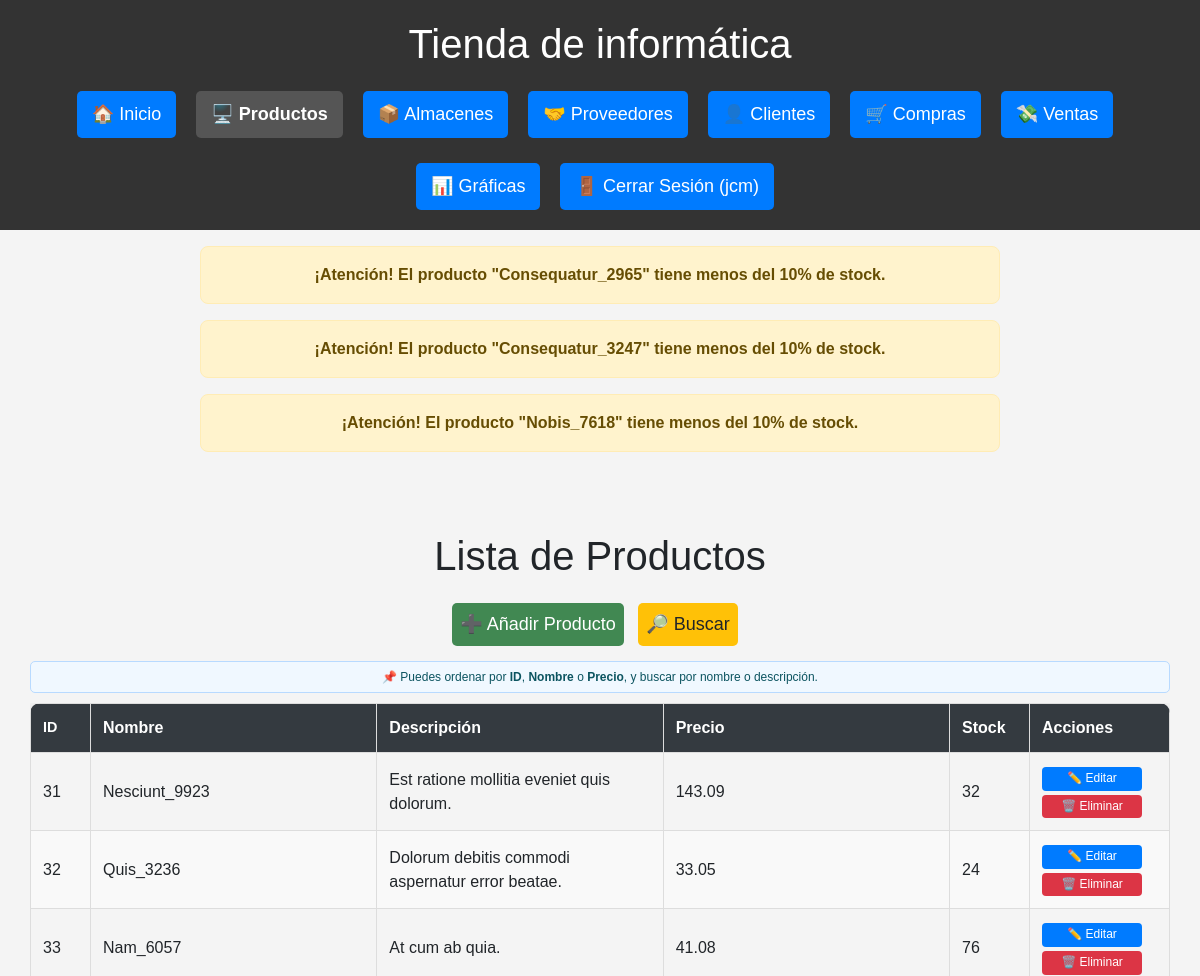
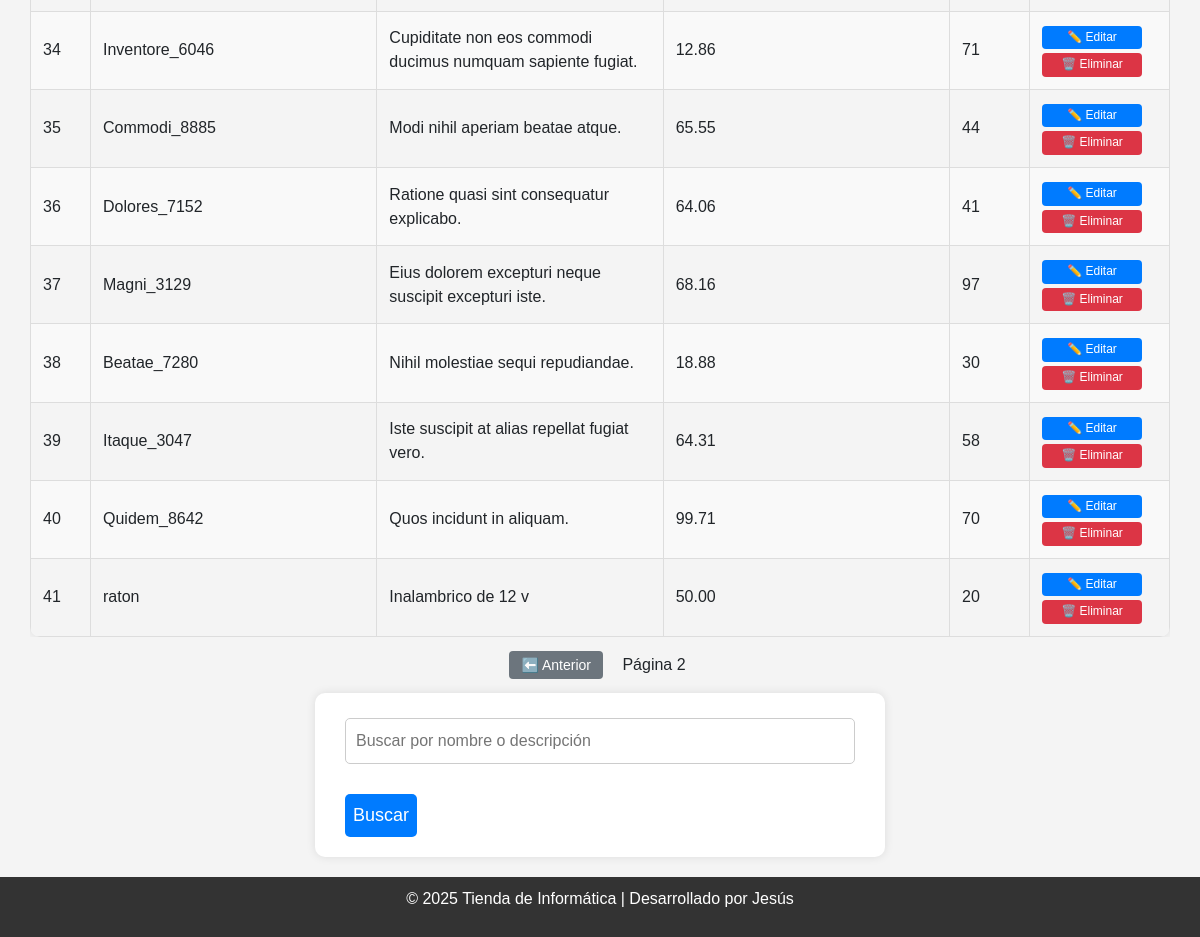
/productos?pagina=2&orden=id&direccion=asc (signed in), run on the app's committed database (2 pictures, top to bottom).
### db.py (models this page shows)
class Producto(Base):
    __tablename__ = "Producto"
    id = Column(Integer, primary_key=True)
    nombre = Column(String(150), unique=True, nullable=False)
    descripcion = Column(Text)
    categoria_id = Column(Integer, ForeignKey('Categoria.id'), nullable=True)
    precio = Column(Numeric(10, 2), nullable=False)
    stock = Column(Integer, default=0)
    cantidad_total = Column(Integer, default=30)
    fecha_creacion = Column(DateTime, default=func.now())
    categoria = relationship('Categoria', backref=backref('productos', lazy=True))
    ventas = relationship("DetalleVenta", back_populates="producto")

### routes/productos.py (the view)
@productos_bp.route('/productos')
@login_required
def ver_productos():
    verificar_stock_bajo()
    orden = request.args.get("orden", "id")
    direccion = request.args.get("direccion", "asc")
    nombre = request.args.get("nombre", "")
    pagina = int(request.args.get("pagina", 1))
    por_pagina = 30
    query = sesion.query(Producto)
    if nombre:
        query = query.filter(
            (Producto.nombre.ilike(f"%{nombre}%")) |
            (Producto.descripcion.ilike(f"%{nombre}%"))
        )
    def aplicar_direccion(campo):
        return campo.desc() if direccion == "desc" else campo.asc()
    if orden == "nombre":
        query = query.order_by(aplicar_direccion(Producto.nombre))
    elif orden == "precio":
        query = query.order_by(aplicar_direccion(Producto.precio))
    else:
        query = query.order_by(aplicar_direccion(Producto.id))
    total_productos = query.count()
    productos = query.offset((pagina - 1) * por_pagina).limit(por_pagina).all()
    hay_anterior = pagina > 1
    hay_siguiente = (pagina * por_pagina) < total_productos
    return render_template(
        "producto/productos.html",
        productos=productos,
        orden=orden,
        direccion=direccion,
        nombre=nombre,
        pagina=pagina,
        hay_anterior=hay_anterior,
        hay_siguiente=hay_siguiente
    )

### db.py (called while the page is built)
def login_required(f):
    @wraps(f)
    def decorated_function(*args, **kwargs):
        if 'usuario' not in session:
            flash('Por favor, inicie sesión para acceder a esta página.', 'error')
            return redirect(url_for('login'))
        return f(*args, **kwargs)
    return decorated_function

### routes/productos.py (called while the page is built)
def verificar_stock_bajo():
    productos = sesion.query(Producto).all()
    for producto in productos:
        if producto.cantidad_total > 0:
            porcentaje = (producto.stock / producto.cantidad_total) * 100
            if porcentaje < 10:
                flash(f'¡Atención! El producto "{producto.nombre}" tiene menos del 10% de stock.', 'warning')

### templates/producto/productos.html (shortened to what this page needs)
{% extends 'base.html' %}
{% block content %}
<div class="container mt-4">
    <h1>Lista de Productos</h1>
    <div class="botones-superiores">
        <a href="{{ url_for('productos.nuevo_producto') }}" class="btn btn-add">➕ Añadir Producto</a>
        <a href="#form-busqueda-producto" class="btn btn-add btn-search">🔎 Buscar</a>
    </div>
    <div class="alerta-orden">
      📌 Puedes ordenar por <strong>ID</strong>, <strong>Nombre</strong> o <strong>Precio</strong>, y buscar por nombre o descripción.
    </div>
    <div class ="tabla-responive">
        <table class="tabla-estilizada">
            <thead>
            {% set nueva_direccion = 'desc' if direccion == 'asc' else 'asc' %}
                <tr>
                    <th class="col-id"><a href="{{ url_for('productos.ver_productos', orden='id', direccion=nueva_direccion) }}">ID
                    </a></th>
                    <th><a href="{{ url_for('productos.ver_productos', orden='nombre', direccion=nueva_direccion) }}">Nombre
                    </a></th>
                    <th>Descripción</th>
                    <th><a href="{{ url_for('productos.ver_productos', orden='precio', direccion=nueva_direccion) }}">Precio
                    </a></th>
                    <th class="col-stock">Stock</th>
                    <th class="col-acciones">Acciones</th>
                </tr>
            </thead>
        <tbody>
        {% for producto in productos %}
            <tr>
                <td>{{ producto.id }}</td>
                <td>{{ producto.nombre }}</td>
                <td>{{ producto.descripcion }}</td>
                <td>{{ producto.precio }}</td>
                <td>{{ producto.stock }}</td>
                <td>
                    <a href="{{ url_for('productos.editar_producto', id=producto.id) }}" class="btn-edit">✏️ Editar</a>
                    <form method="POST" action="{{ url_for('productos.eliminar_producto', id=producto.id) }}" class="form-delete">
                        <button type="submit" class="btn-delete" onclick="return confirm('¿Eliminar este producto?');">🗑️<span class="texto-btn"> Eliminar</button>
                    </form>
                </td>
            </tr>
        {% endfor %}
        </tbody>
    </table>
    </div>
    <div class="paginacion mt-3">
      {% if hay_anterior %}
        <a href="{{ url_for('productos.ver_productos', pagina=pagina-1, orden=orden, direccion=direccion) }}" class="btn-pagina">⬅️ Anterior</a>
      {% endif %}
      <span style="margin: 0 10px;">Página {{ pagina }}</span>
    </div>
    <form method="GET" action="{{ url_for('productos.ver_productos') }}" class="mt-3" id="form-busqueda-producto">
        <input type="text" name="nombre" placeholder="Buscar por nombre o descripción" value="{{ request.args.get('nombre', '') }}">
        <button type="submit" class="btn">Buscar</button>
    </form>
</div>
{% endblock %}

### static/estilos.css (style rules this page uses)
html, body { height: 100%; margin: 0; padding: 0; font-family: Arial, sans-serif; background-color: #f4f4f4; text-align: center; }
.container, main { width: 100%; padding: 0; margin: 0 auto; }
.alerta-orden { background-color: #f0f8ff; color: #0c5460; border: 1px solid #b8daff; padding: 6px 10px; border-radius: 5px; margin-bottom: 10px; font-size: 0.75rem; text-align: center; }
form { width: 50%; margin: 20px auto; background: white; padding: 20px 30px; border-radius: 10px; box-shadow: 0 0 10px rgba(0,0,0,0.1); text-align: left; }
form input, form textarea, form select { width: 100%; padding: 10px; margin-top: 5px; margin-bottom: 15px; border: 1px solid #ccc; border-radius: 5px; box-sizing: border-box; font-size: 16px; }
button, .btn { background: #007BFF; color: white; padding: 8px; border: none; margin-top: 15px; cursor: pointer; font-size: 18px; border-radius: 5px; transition: 0.3s; text-decoration: none; display: inline-block; margin-right: 10px; }
.btn-add { background: #418852; margin-bottom: 15px; }
.btn-pagina { background-color: #6c757d; color: white; font-size: 14px; padding: 6px 12px; border-radius: 4px; text-decoration: none; margin: 0 5px; }
.btn-edit { display: inline-block; max-width: 100px; background-color: #007BFF; color: white; padding: 4px 8px; font-size: 0.75rem; border: none; border-radius: 4px; cursor: pointer; transition: all 0.2s; text-decoration: none; white-space: nowrap; line-height: 1.3; margin: 0; box-shadow: none; width: 100% ; text-align: center; box-sizing: border-box; }
.form-delete button { background-color: #dc3545; color: white; padding: 4px 10px; font-size: 0.75rem; border: none; border-radius: 4px; cursor: pointer; transition: background-color 0.3s; }
.form-delete { display: block; margin: 0; padding: 0; border: none; background: transparent; box-shadow: none; width: 100%; }
.btn-delete { background-color: #dc3545; color: white; padding: 4px 8px; font-size: 0.75rem; border: none; border-radius: 4px; cursor: pointer; transition: all 0.2s; white-space: nowrap; line-height: 1.3; margin: 0; box-shadow: none; width: 100%; text-align: center; box-sizing: border-box; margin-top: 4px; max-width: 100px; }
.btn-search { background-color: #ffc107; color: #212529; }
.form-delete, .form-delete button, .form-delete button:focus, .form-delete button:active { outline: none; box-shadow: none; border: none; }
.tabla-estilizada { width: 100%; border-collapse: collapse; border-radius: 10px; overflow: hidden; box-shadow: 0 0 10px rgba(0,0,0,0.1); table-layout: fixed; }
.tabla-estilizada thead { background-color: #343a40; color: white; font-weight: bold; }
.tabla-estilizada th, .tabla-estilizada td { padding: 12px; border: 1px solid #ddd; text-align: left; max-width: 200px; word-wrap: break-word; white-space: normal; }
.tabla-estilizada tr:nth-child(even) { background-color: #f9f9f9; }
.tabla-estilizada thead th a { color: white; text-decoration: none; font-weight: bold; }
.tabla-responive { width: 100%; overflow-x: auto; -webkit-overflow-scrolling: touch; box-sizing: border-box; padding: 0 10x; }
.col-fecha, .col-id { max-width: 100px; font-size: 0.9em; white-space: nowrap; }
.col-id { max-width: 60px; width: 60px; white-space: nowrap; overflow: hidden; text-overflow: ellipsis; text-align: center; }
.col-stock { max-width: 80px; width: 80px; text-align: center; white-space: nowrap; }
.col-acciones { max-width: 140px; width: 140px; text-align: center; }

### data on the page
Producto: id "31", nombre "Nesciunt_9923", descripcion "Est ratione mollitia eveniet quis dolorum.", precio "143.09", stock "32"
Producto: id "32", nombre "Quis_3236", descripcion "Dolorum debitis commodi aspernatur error beatae.", precio "33.05", stock "24"
Producto: id "33", nombre "Nam_6057", descripcion "At cum ab quia.", precio "41.08", stock "76"
Producto: id "34", nombre "Inventore_6046", descripcion "Cupiditate non eos commodi ducimus numquam sapiente fugiat.", precio "12.86", stock "71"
Producto: id "35", nombre "Commodi_8885", descripcion "Modi nihil aperiam beatae atque.", precio "65.55", stock "44"
Producto: id "36", nombre "Dolores_7152", descripcion "Ratione quasi sint consequatur explicabo.", precio "64.06", stock "41"
Producto: id "37", nombre "Magni_3129", descripcion "Eius dolorem excepturi neque suscipit excepturi iste.", precio "68.16", stock "97"
Producto: id "38", nombre "Beatae_7280", descripcion "Nihil molestiae sequi repudiandae.", precio "18.88", stock "30"
Producto: id "39", nombre "Itaque_3047", descripcion "Iste suscipit at alias repellat fugiat vero.", precio "64.31", stock "58"
Producto: id "40", nombre "Quidem_8642", descripcion "Quos incidunt in aliquam.", precio "99.71", stock "70"
Producto: id "41", nombre "raton", descripcion "Inalambrico de 12 v", precio "50.00", stock "20"

### other printed values
{{ session['usuario'] }} "jcm"
{{ message }} "¡Atención! El producto \"Consequatur_2965\" tiene menos del 10% de stock." "¡Atención! El producto \"Consequatur_3247\" tiene menos del 10% de stock." "¡Atención! El producto \"Nobis_7618\" tiene menos del 10% de stock."
{{ pagina }} "2"
